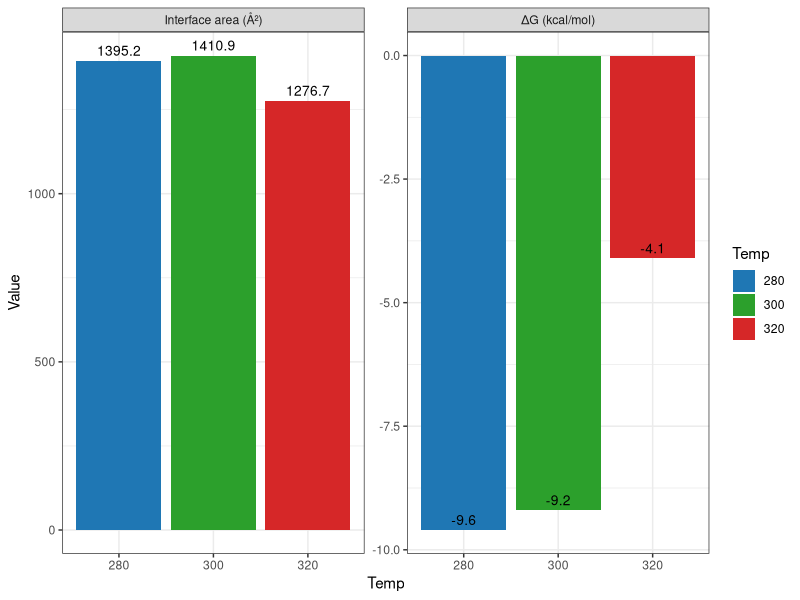

This figure's R source:
library(ggplot2)
library(dplyr)
library(tidyr)

pisa_data <- read.csv("IpgB2-RhoA_interface_data.csv", header = TRUE)

# Set temperature order
pisa_data$Temp <- factor(pisa_data$Temp, levels = c("280", "300", "320"))

# Reshape to long format
pisa_long <- pisa_data %>%
  pivot_longer(cols = c(Interface_Area, deltaG),
               names_to = "Metric", values_to = "Value")

pisa_long$Metric <- factor(pisa_long$Metric,
                           levels = c("Interface_Area", "deltaG"))

temp_colors <- c("280" = "#1f77b4", "300" = "#2ca02c", "320" = "#d62728")

# Plot
p <- ggplot(pisa_long, aes(x = Temp, y = Value, fill = Temp)) +
  geom_col() +
  geom_text(aes(label = round(Value, 1)), vjust = -0.5, size = 3.5) +  # Add value labels
  facet_wrap(~ Metric, scales = "free_y", nrow = 1,
             labeller = labeller(Metric = c("Interface_Area" = "Interface area (Å²)",
                                            "deltaG" = "ΔG (kcal/mol)"))) +
  scale_fill_manual(values = temp_colors) +  # Apply custom colors
  theme_bw()

print(p)
